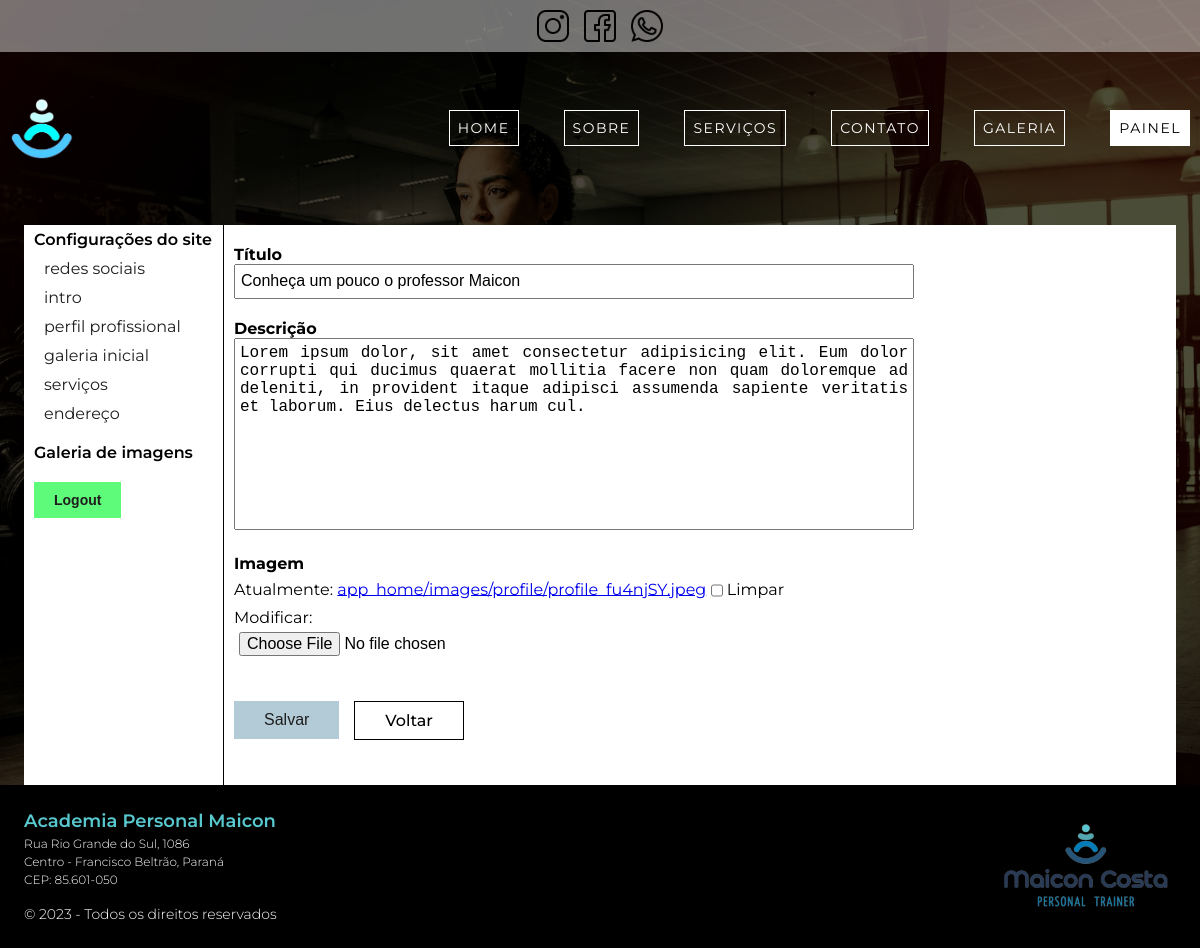
Before: /author/dashboard/settings/profile/edit/ (signed in) with the older database file.
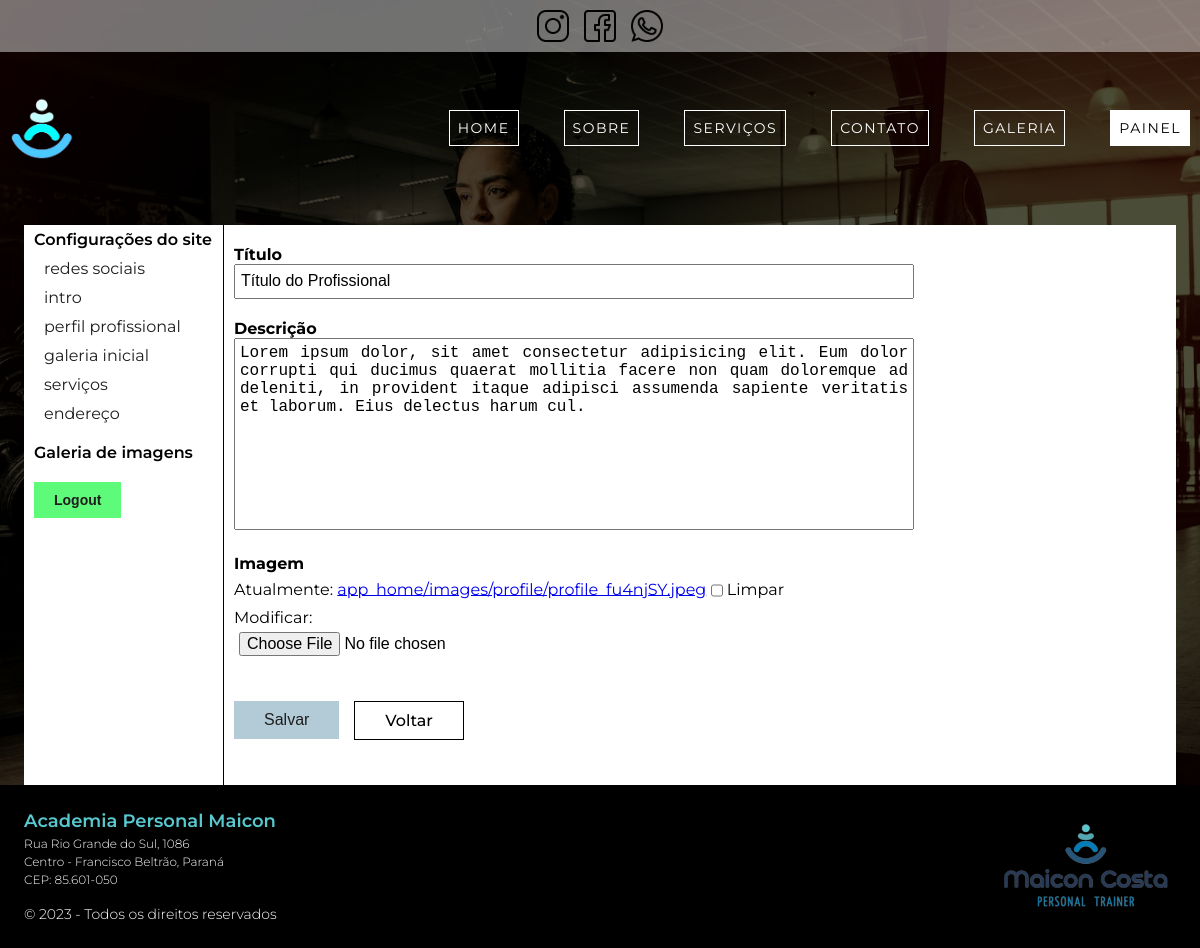
After: the same page with the newer database file.
### app_home/models.py (models this page shows, shortened)
class Profile(models.Model):
    title = models.CharField(max_length=255,
                             default='',
                             verbose_name='título',
                             )
    description = models.TextField(max_length=500,
                                   default='',
                                   verbose_name='descrição',
                                   )
    image = models.ImageField(upload_to='app_home/images/profile/',
                              blank=True,
                              default='',
                              verbose_name='Imagem',
                              )
    class Meta:
        verbose_name = 'Perfil do Profissional'
        verbose_name_plural = 'Perfil do Profissional'

### author/views/profile.py (the view)
@login_required(redirect_field_name='next', login_url='author:login')
def settings_profile(request: HttpRequest):
    profile: Profile = Profile.objects.first()
    form: ModelForm = f.ProfileForm(
        data=request.POST or None,
        files=request.FILES or None,
        instance=profile,
        )
    if form.is_valid():
        form.save()
        messages.success(request, 'Dados salvos com sucesso.')
        return redirect('author:profile')
    return render(request, 'author/partials/_profile.html', context={
        'form': form,
        'button_to_back_action': reverse('author:dashboard'),
    })

### author/forms/form_settings.py
class ProfileForm(ModelForm):
    class Meta:
        model = Profile
        fields = '__all__'

### app_home/context_processor.py (called while the page is built)
def adress(request: HttpRequest):
    adress = Adress.objects.first()
    return {
        'adress': adress
    }

### author/templates/author/partials/_profile.html
{% extends 'author/pages/dashboard.html' %}
{% block settings %}
    {% include 'author/partials/_baseform.html' %}
{% endblock %}

### author/templates/author/partials/_baseform.html (shortened to what this page needs)
<form
    action="{{ form_action }}"
    class="C-form"
    method="POST"
    enctype="multipart/form-data">
    {% for field in form %}
        <div class="C-form__div">
            <label for="{{ field.id_for_label }}" class="C-form__label">
                {{ field.label }}
            </label>
            {{ field }}
            {% if field.name == 'cover' or field.name == 'image' and field.value.url %}
                <div class="">
                </div>
            {% endif %}
        </div>
    {% endfor %}
    <div class="C-buttons center_flex_row">
        <button type="submit" class="C-form__button">salvar</button>
        <a class="C-form__button C-button_to_back" href="{{ button_to_back_action }}">voltar</a>
    </div>
</form>

Changed rows visible on the page:
changed Profile: title "Conheça um pouco o professor Maicon" → "Título do Profissional"
